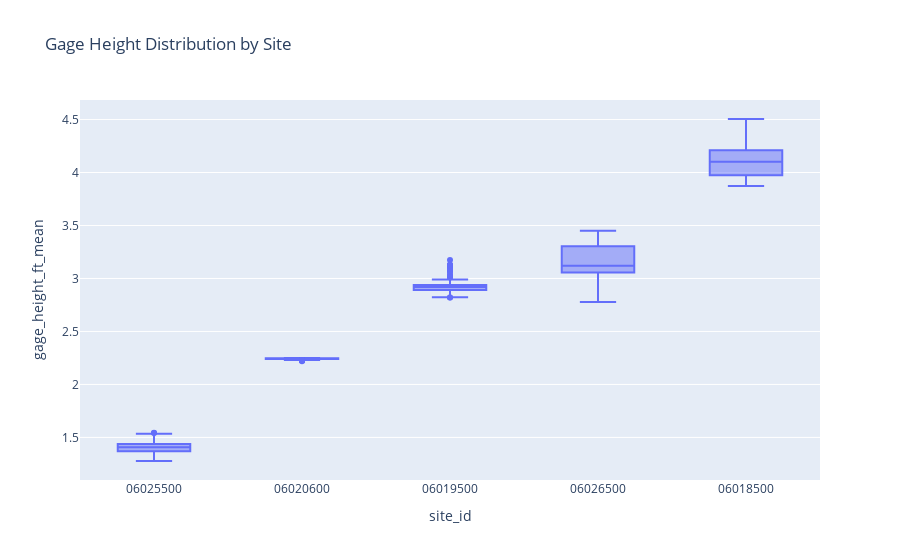

Notebook code for this chart:
### Code cell
fig = px.box(df, x='site_id', y='gage_height_ft_mean', title='Gage Height Distribution by Site')
fig.show()

### Figure 1 — Plotly figure (JSON) as saved in the notebook; plotly's stock layout.template omitted (floating-point values rounded to 4 significant figures; data arrays with more than 128 entries replaced by an {"elided": "..."} marker saying what was removed)
{"data": [{"alignmentgroup": "True", "hovertemplate": "site_id=%{x}<br>gage_height_ft_mean=%{y}<extra></extra>", "legendgroup": "", "marker": {"color": "#636efa"}, "name": "", "notched": false, "offsetgroup": "", "orientation": "v", "showlegend": false, "type": "box", "x": {"elided": "892 str values"}, "x0": " ", "xaxis": "x", "y": {"elided": "892 float values"}, "y0": " ", "yaxis": "y"}], "layout": {"boxmode": "group", "legend": {"tracegroupgap": 0}, "title": {"text": "Gage Height Distribution by Site"}, "xaxis": {"anchor": "y", "domain": [0, 1], "title": {"text": "site_id"}}, "yaxis": {"anchor": "x", "domain": [0, 1], "title": {"text": "gage_height_ft_mean"}}}}
